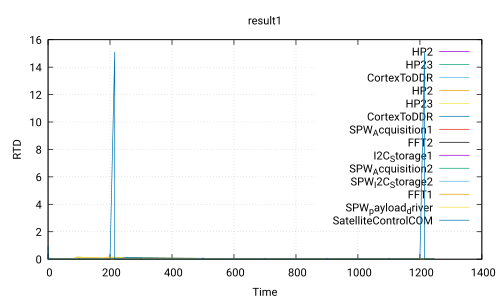

Generate this figure with gnuplot:
 set title 'result1'
 set ylabel 'RTD'
 set xlabel 'Time'
 set grid
 set term pdf
 set output 'Use_case_DoubleCamera_noSafety.ATIPPIC0.executable240.0_100.0.pdf'
 plot 'Use_case_DoubleCamera_noSafety.ATIPPIC0.executable240.0_100.0.csv' using 1:2 with lines title 'HP2','Use_case_DoubleCamera_noSafety.ATIPPIC0.executable240.0_100.0.csv' using 1:3 with lines title 'HP23','Use_case_DoubleCamera_noSafety.ATIPPIC0.executable240.0_100.0.csv' using 1:4 with lines title 'CortexToDDR','Use_case_DoubleCamera_noSafety.ATIPPIC0.executable240.0_100.0.csv' using 1:5 with lines title 'HP2','Use_case_DoubleCamera_noSafety.ATIPPIC0.executable240.0_100.0.csv' using 1:6 with lines title 'HP23','Use_case_DoubleCamera_noSafety.ATIPPIC0.executable240.0_100.0.csv' using 1:7 with lines title 'CortexToDDR','Use_case_DoubleCamera_noSafety.ATIPPIC0.executable240.0_100.0.csv' using 1:8 with lines title 'SPW_Acquisition1','Use_case_DoubleCamera_noSafety.ATIPPIC0.executable240.0_100.0.csv' using 1:9 with lines title 'FFT2','Use_case_DoubleCamera_noSafety.ATIPPIC0.executable240.0_100.0.csv' using 1:10 with lines title 'I2C_Storage1','Use_case_DoubleCamera_noSafety.ATIPPIC0.executable240.0_100.0.csv' using 1:11 with lines title 'SPW_Acquisition2','Use_case_DoubleCamera_noSafety.ATIPPIC0.executable240.0_100.0.csv' using 1:12 with lines title 'SPW_I2C_Storage2','Use_case_DoubleCamera_noSafety.ATIPPIC0.executable240.0_100.0.csv' using 1:13 with lines title 'FFT1','Use_case_DoubleCamera_noSafety.ATIPPIC0.executable240.0_100.0.csv' using 1:14 with lines title 'SPW_payload_driver','Use_case_DoubleCamera_noSafety.ATIPPIC0.executable240.0_100.0.csv' using 1:15 with lines title 'SatelliteControlCOM'
